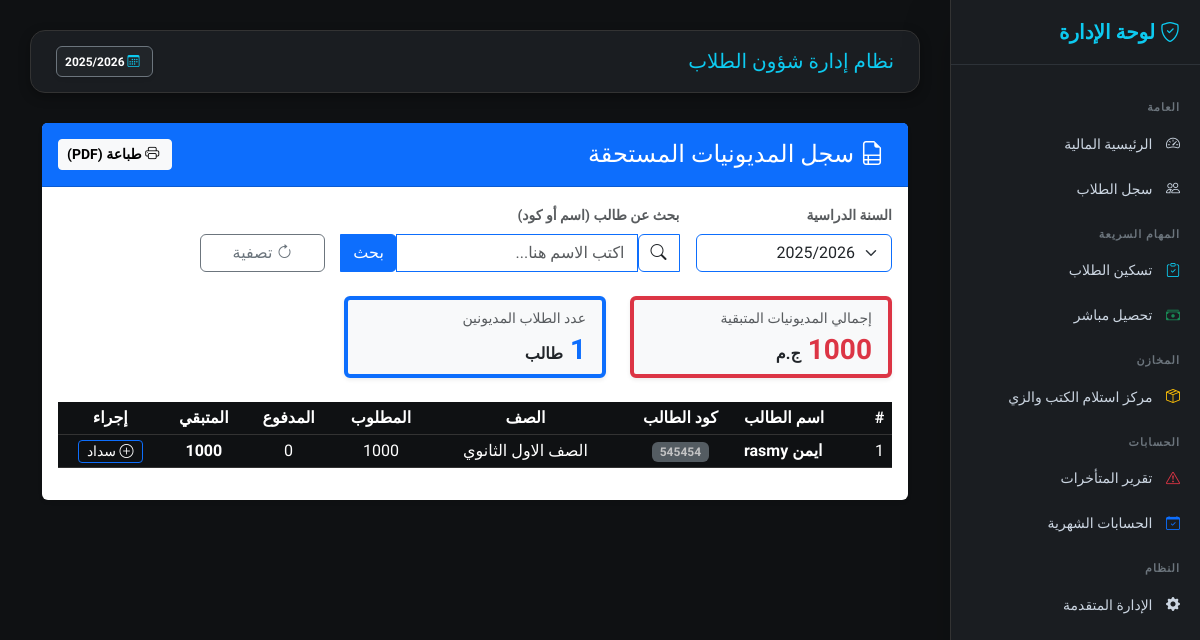
Page /finance/reports/debts/ on the earlier database version.
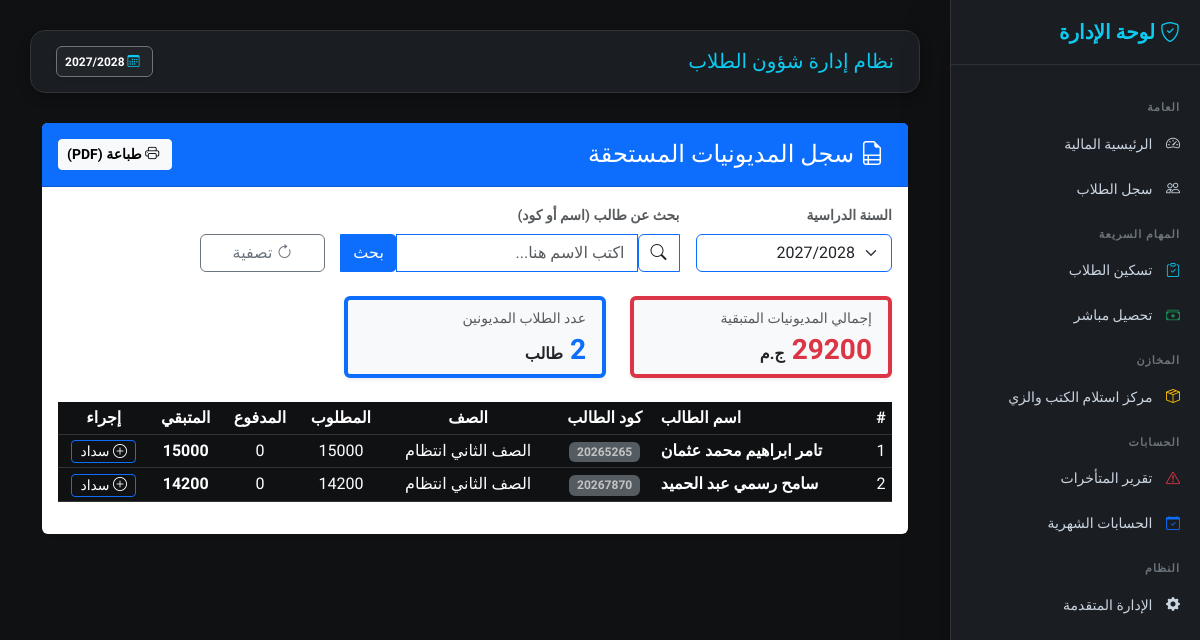
Same page on the later database version.
### finance/models.py (models this page shows, shortened)
class AcademicYear(models.Model):
    name = models.CharField(max_length=20)  # مثال: 2025/2026
    is_active = models.BooleanField(default=False)

### students/models.py (models this page shows, shortened)
class Student(models.Model):
    RELIGION_CHOICES = [("Muslim", "مسلم"), ("Christian", "مسيحي")]
    STATUS_CHOICES = [("New", "مستجد"), ("Transferred", "منقول"), ("Home", "عمال"), ("Promoted", "ناجح ومنقول")]
    GENDER_CHOICES = [('Male', 'ذكر'), ('Female', 'أنثى')]
    SPECIALIZATION_CHOICES = [
        ("General", "شعبة عامة"), ("Restaurant", "مطعم"), ("Kitchen", "مطبخ"),
        ("Guidance", "ارشاد"), ("Internal", "اشراف داخلي"), ("Computer", "حاسب الي"),
    ]
    image = models.ImageField("صورة الطالب", upload_to="students/", null=True, blank=True)
    registration_number = models.CharField("رقم القيد", max_length=50, unique=True, blank=True, null=True)
    first_name = models.CharField("الاسم الأول", max_length=100)
    last_name = models.CharField("اسم العائلة", max_length=100)
    national_id_validator = RegexValidator(
        regex=r'^\d{14}$',
        message="الرقم القومي يجب أن يتكون من 14 رقماً فقط."
    )
    national_id = models.CharField(
        "الرقم القومي",
        max_length=14,
        validators=[national_id_validator],
        unique=True,
        null=True, blank=True
    )
    student_code = models.CharField("كود الطالب", max_length=20, unique=True, editable=False)
    date_of_birth = models.DateField("تاريخ الميلاد", null=True, blank=True)
    birth_place = models.CharField("محل الميلاد", max_length=150, blank=True, null=True)
    gender = models.CharField(
        "النوع",
        max_length=10,
        choices=GENDER_CHOICES,
        null=True,
        blank=True
    )
    religion = models.CharField("الديانة", max_length=20, null=True, blank=True, choices=RELIGION_CHOICES)
    nationality = models.CharField("الجنسية", max_length=100, default="مصري")
    address = models.TextField("العنوان", blank=True, null=True)
    mother_name = models.CharField("اسم الأم", max_length=150, null=True, blank=True)
    phone = models.CharField("رقم التليفون", max_length=20, null=True, blank=True)
    enrollment_status = models.CharField("حالة القيد", max_length=20, choices=STATUS_CHOICES, default="New")
    integration_status = models.BooleanField("موقف الدمج", default=False)
    specialization = models.CharField("التخصص", max_length=30, choices=SPECIALIZATION_CHOICES, blank=True, null=True)
    previous_debt = models.DecimalField("مديونية سابقة مرحلة", max_digits=10, decimal_places=2, default=0)
    last_promotion_date = models.DateField(null=True, blank=True)
    grade = models.ForeignKey("students.Grade", on_delete=models.PROTECT, null=True, verbose_name="الصف الدراسي")
    classroom = models.ForeignKey("students.Classroom", on_delete=models.PROTECT, null=True, blank=True, verbose_name="الفصل")
    academic_year = models.ForeignKey("finance.AcademicYear", on_delete=models.CASCADE, verbose_name="السنة الدراسية", related_name="students")
    is_active = models.BooleanField("نشط", default=True)
    created_at = models.DateTimeField(auto_now_add=True)
    class Meta:
        ordering = ["-created_at"]
        verbose_name = "طالب"
        verbose_name_plural = "الطلاب"
    def get_full_name(self):
        first = self.first_name if self.first_name else ""
        last = self.last_name if self.last_name else ""
        full = f"{first} {last}".strip()
        return full if full else f"طالب رقم {self.student_code}"

class Grade(models.Model):
    name = models.CharField("اسم الصف", max_length=100)
    class Meta:
        verbose_name = "صف دراسي"
        verbose_name_plural = "الصفوف الدراسية"

### finance/views.py (the view)
# urls.py: path('reports/debts/', views.debt_report, name='debt_report'),
def debt_report(request):
    year_id = request.GET.get('academic_year')
    search_query = request.GET.get('q', '').strip() # خانة البحث الجديدة
    if not year_id:
        active_year = get_active_year()
        year_id = active_year.id if active_year else None
    years = AcademicYear.objects.all().order_by('-name')
    installments_filter = Q(installments__academic_year_id=year_id) if year_id else Q()
    student_filter = Q()
    if search_query:
        student_filter = (
            Q(first_name__icontains=search_query) |
            Q(last_name__icontains=search_query) |
            Q(student_code__icontains=search_query)
        )
    students_with_debt = Student.objects.filter(student_filter).annotate(
        total_required=Coalesce(
            Sum('installments__amount_due', filter=installments_filter),
            Decimal('0'),
            output_field=DecimalField()
        ),
        total_paid_academic=Coalesce(
            Sum('installments__paid_amount', filter=installments_filter),
            Decimal('0'),
            output_field=DecimalField()
        )
    ).annotate(
        remaining=F('total_required') - F('total_paid_academic')
    ).filter(
        remaining__gt=0 # إظهار المديونين فقط
    ).select_related('grade').order_by('-remaining')
    report_data = []
    total_sum = 0
    for s in students_with_debt:
        report_data.append({
            'student': s,
            'required': s.total_required,
            'paid': s.total_paid_academic,
            'remaining': s.remaining,
        })
        total_sum += s.remaining
    try:
        selected_year_context = int(year_id) if year_id else None
    except (ValueError, TypeError):
        selected_year_context = None
    return render(request, 'finance/debt_report.html', {
        'report_data': report_data,
        'years': years,
        'selected_year': selected_year_context,
        'total_debts_sum': total_sum,
        'search_query': search_query,
    })

### finance/templates/finance/debt_report.html (shortened to what this page needs)
{% extends 'base.html' %}
{% block content %}
<div class="container-fluid mt-4 pb-5">
    <div class="card shadow-sm border-0">
        <div class="card-header bg-primary text-white d-flex justify-content-between align-items-center py-3">
            <h4 class="mb-0"><i class="bi bi-file-earmark-ruled me-2"></i> سجل المديونيات المستحقة</h4>
            <div class="d-print-none">
                <button onclick="window.print()" class="btn btn-light btn-sm fw-bold">
                    <i class="bi bi-printer me-1"></i> طباعة (PDF)
                </button>
            </div>
        </div>
        <div class="card-body">
            <form method="get" id="filterForm" class="row g-3 mb-4 d-print-none align-items-end">
                <div class="col-md-3">
                    <label class="form-label fw-bold text-muted small">السنة الدراسية</label>
                    <select name="academic_year" class="form-select border-primary" onchange="this.form.submit()">
                        {% for year in years %}
                            <option value="{{ year.id }}" {% if selected_year == year.id %}selected{% endif %}>
                                {{ year.name }}
                            </option>
                        {% endfor %}
                    </select>
                </div>
                <div class="col-md-5">
                    <label class="form-label fw-bold text-muted small">بحث عن طالب (اسم أو كود)</label>
                    <div class="input-group">
                        <span class="input-group-text bg-white border-primary"><i class="bi bi-search"></i></span>
                        <input type="text" name="q" class="form-control border-primary"
                               placeholder="اكتب الاسم هنا..." value="{{ request.GET.q }}">
                        <button class="btn btn-primary" type="submit">بحث</button>
                    </div>
                </div>
                <div class="col-md-2">
                    <a href="{% url 'debt_report' %}" class="btn btn-outline-secondary w-100">
                        <i class="bi bi-arrow-clockwise"></i> تصفية
                    </a>
                </div>
            </form>
            <div class="row mb-4">
                <div class="col-md-4">
                    <div class="card bg-light border-start border-danger border-4 shadow-sm">
                        <div class="card-body py-2">
                            <p class="text-muted small mb-1">إجمالي المديونيات المتبقية</p>
                            <h3 class="text-danger fw-bold mb-0">{{ total_debts_sum|default:"0" }} <small class="fs-6 text-dark">ج.م</small></h3>
                        </div>
                    </div>
                </div>
                <div class="col-md-4">
                    <div class="card bg-light border-start border-primary border-4 shadow-sm">
                        <div class="card-body py-2">
                            <p class="text-muted small mb-1">عدد الطلاب المديونين</p>
                            <h3 class="text-primary fw-bold mb-0">{{ report_data|length }} <small class="fs-6 text-dark">طالب</small></h3>
                        </div>
                    </div>
                </div>
            </div>
            <div class="table-responsive">
                <table class="table table-hover table-sm align-middle">
                    <thead class="table-light border-bottom border-dark text-center">
                        <tr>
                            <th>#</th>
                            <th class="text-start">اسم الطالب</th>
                            <th>كود الطالب</th>
                            <th>الصف</th>
                            <th>المطلوب</th>
                            <th>المدفوع</th>
                            <th class="table-danger">المتبقي</th>
                            <th class="d-print-none">إجراء</th>
                        </tr>
                    </thead>
                    <tbody class="text-center">
                        {% for item in report_data %}
                        <tr>
                            <td>{{ forloop.counter }}</td>
                            <td class="text-start fw-bold text-dark">{{ item.student.get_full_name }}</td>
                            <td><span class="badge bg-secondary opacity-75">{{ item.student.student_code }}</span></td>
                            <td>{{ item.student.grade.name }}</td>
                            <td class="text-muted">{{ item.required }}</td>
                            <td class="text-success">{{ item.paid }}</td>
                            <td class="fw-bold text-danger fs-6">{{ item.remaining }}</td>
                            <td class="d-print-none">
                                <a href="{% url 'quick_collection' %}?student_id={{ item.student.id }}"
                                   class="btn btn-sm btn-outline-primary py-0" title="تحصيل سريع">
                                    <i class="bi bi-plus-circle"></i> سداد
                                </a>
                            </td>
                        </tr>
                        {% endfor %}
                    </tbody>
                </table>
            </div>
        </div>
    </div>
</div>
{% endblock %}

### finance/templates/base.html (shortened to what this page needs)
{% load static %}
<!DOCTYPE html>
<html lang="ar" dir="rtl">
<head>
    <link href="https://cdn.jsdelivr.net/npm/bootstrap@5.3.2/dist/css/bootstrap.min.css" rel="stylesheet">
    <link href="https://cdn.jsdelivr.net/npm/bootstrap-icons/font/bootstrap-icons.css" rel="stylesheet">
    <link href="https://cdn.jsdelivr.net/npm/select2@4.1.0-rc.0/dist/css/select2.min.css" rel="stylesheet" />
    <link rel="stylesheet" href="https://cdn.jsdelivr.net/npm/select2-bootstrap-5-theme@1.3.0/dist/select2-bootstrap-5-theme.min.css" />
</head>
<body>
<div class="sidebar shadow-lg">
    {% if student and student.id %}
        <h5><i class="bi bi-person-badge"></i> ملف الطالب</h5>
        <div class="text-center mb-4 px-3">
            <span class="d-block fw-bold text-white fs-5">{{ student.get_full_name }}</span>
            <small class="badge bg-info text-dark mt-2 px-3">{{ student.academic_year.name }}</small>
        </div>
        <div class="section-title">العمليات المالية</div>
        <a href="{% url 'assign_plan_with_id' student.id %}">
            <i class="bi bi-calendar-check text-info"></i> تسكين برنامج مالي
        </a>
        <a href="{% url 'quick_collection' %}?student_id={{ student.id }}">
            <i class="bi bi-cash-stack text-success"></i> تحصيل المصاريف
        </a>
        <a href="{% url 'student_inventory_view' student.id %}"
           class="{% if request.resolver_match.url_name == 'student_inventory_view' %}active-link{% endif %}">
            <i class="bi bi-box-seam text-warning"></i> تسليم الكتب والزي
        </a>
        <div class="section-title">تقارير وشهادات</div>
        <a href="javascript:void(0);" onclick="printEnrollmentCertificate()" class="admin-action-btn mt-2" style="color: #ffc107; border-color: rgba(255,193,7,0.3);">
            <i class="bi bi-printer"></i> طباعة شهادة قيد
        </a>
        <a href="{% url 'student_list' %}" class="text-info text-center d-block mt-4 border-top border-secondary pt-3 mx-3">
            <i class="bi bi-arrow-right-circle"></i> العودة للسجل العام
        </a>
    {% else %}
        <h5><i class="bi bi-shield-check"></i> لوحة الإدارة</h5>
        <div class="section-title">العامة</div>
        <a href="{% url 'finance_dashboard' %}"><i class="bi bi-speedometer2"></i> الرئيسية المالية</a>
        <a href="{% url 'student_list' %}"><i class="bi bi-people"></i> سجل الطلاب</a>
        <div class="section-title">المهام السريعة</div>
        <a href="{% url 'assign_plan' %}"><i class="bi bi-clipboard-check text-info"></i> تسكين الطلاب</a>
        <a href="{% url 'quick_collection' %}"><i class="bi bi-cash-stack text-success"></i> تحصيل مباشر</a>
        <div class="section-title">المخازن</div>
        <a href="{% url 'student_list' %}"><i class="bi bi-box-seam text-warning"></i> مركز استلام الكتب والزي</a>
        <div class="section-title">الحسابات</div>
        <a href="{% url 'overdue_report' %}"><i class="bi bi-exclamation-triangle text-danger"></i> تقرير المتأخرات</a>
        <a href="{% url 'close_month' %}"><i class="bi bi-calendar-check text-primary"></i> الحسابات الشهرية</a>
        <div class="section-title">النظام</div>
        <a href="/admin/" target="_blank"><i class="bi bi-gear-fill"></i> الإدارة المتقدمة</a>
    {% endif %}
    </div>
<div class="main-content">
    <div class="top-navbar d-flex justify-content-between align-items-center">
        <h5 class="mb-0 text-info">{% block page_title %}نظام إدارة شؤون الطلاب{% endblock %}</h5>
        <div class="d-flex align-items-center">
            <span class="badge bg-dark border border-secondary p-2 shadow-sm">
                <i class="bi bi-calendar3 me-1 text-info"></i>
                {{ active_year.name|default:"لم يتم تحديد سنة" }}
            </span>
        </div>
    </div>
    {% block content %}{% endblock %}
</div>
</body>
</html>

Differences in the rows shown:
removed AcademicYear: name "2025/2026"
removed Student: student.get_full_name "ايمن rasmy", student.student_code "545454", student.grade.name "الصف الاول الثانوي", required "1000", paid "0", remaining "1000"
added AcademicYear: name "2027/2028"
added Student: student.get_full_name "تامر ابراهيم محمد عثمان", student.student_code "20265265", student.grade.name "الصف الثاني انتظام", required "15000", paid "0", remaining "15000"
added Student: student.get_full_name "سامح رسمي عبد الحميد", student.student_code "20267870", student.grade.name "الصف الثاني انتظام", required "14200", paid "0", remaining "14200"
Other differences:
form field academic_year: "2025/2026" → "2027/2028"
{{ total_debts_sum|default:"0" }}: "1000" → "29200"
{{ report_data|length }}: "1" → "2"
